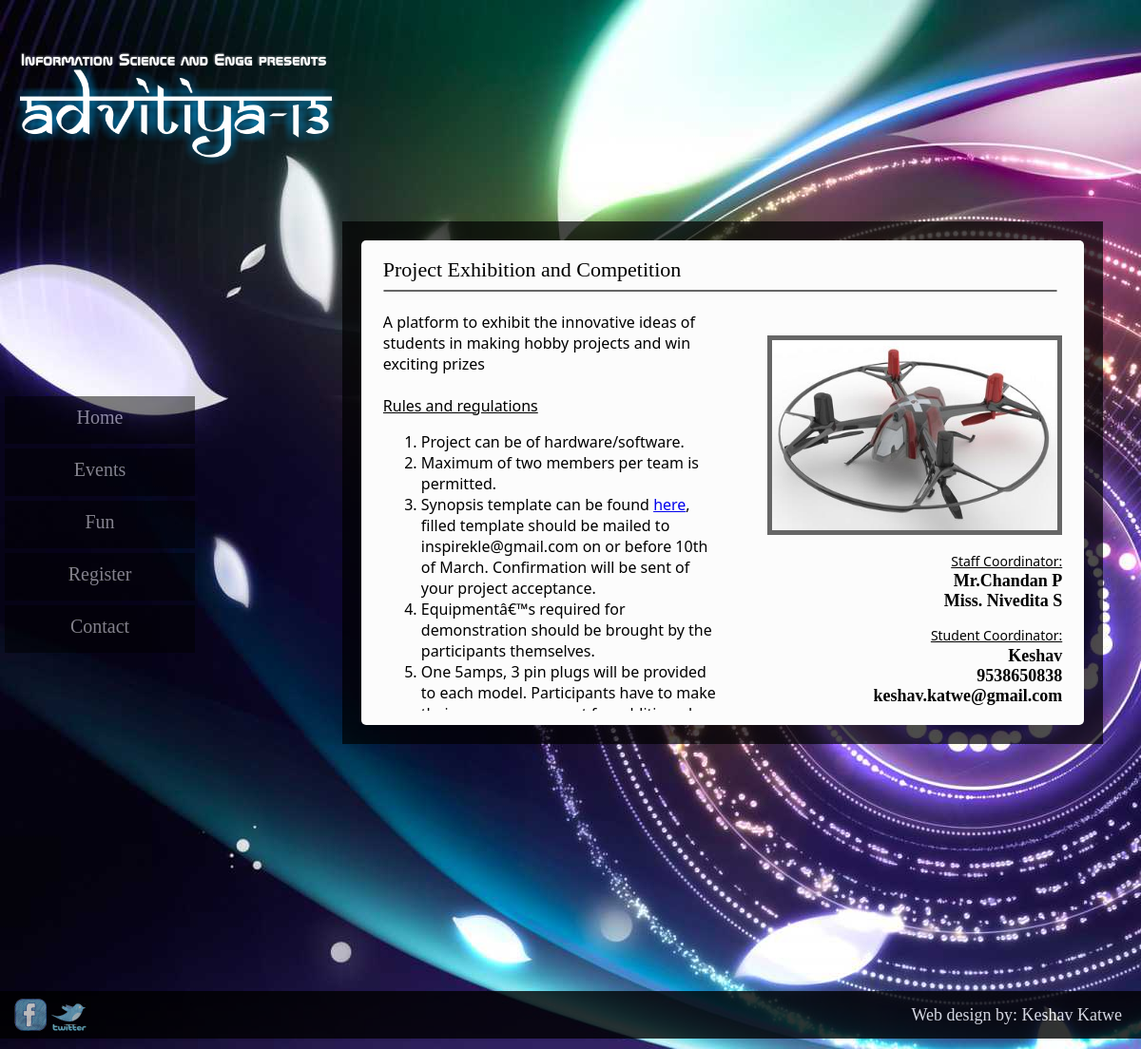
The page /each.php?id=1 on the database its author committed.
### tables this page shows
CREATE TABLE IF NOT EXISTS `events` (
  `id` int(11) NOT NULL AUTO_INCREMENT,
  `title` varchar(200) NOT NULL,
  `subtitle` mediumtext NOT NULL,
  `rules` longtext NOT NULL,
  `event` varchar(200) NOT NULL,
  `sor` mediumtext NOT NULL,
  `cor` mediumtext NOT NULL,
  PRIMARY KEY (`id`)
);

### each.php (the view, shortened to what this page needs)
<?php include("header.php")?>
<?php include("sidenav.php")?>
<?php
$id=$_GET['id'];
$result = mysql_query("SELECT * FROM events where id=$id");
$row = mysql_fetch_array($result);
$title=$row['title'];
$subtitle=$row['subtitle'];
$rules=$row['rules'];
$sor=$row['sor'];
$cor=$row['cor'];
?>
<div style="
top:9%;
	top:-webkit-calc(46% - 275px);
	top:-moz-calc(46% - 275px);
left:30%;
position:fixed;
width:800px;
height:550px;
background: rgba(0, 0, 0, 0.7);
">
<div style="margin:20px;background:#FCFCFC;position:absolute;
height:510px;
width:760px;
border-radius:5px;
overflow:auto">
<br/>
<div class="protitle"><?php echo $title; ?></div>
<hr style="position:absolute;width:93%;left:3%;
border:#666 solid 1px;
border-radius:5px;">
<div class="prodesp">
<?php echo $subtitle; ?>
<br/><br/>
<u>Rules and regulations</u>
<?php echo $rules; ?>
</div>
<img src="evepics/<?php echo $row['id'];?>.jpg" style="
position:absolute;
right:3%;
top:100px;
border:#666 solid 5px;"
height="200"
width="300">
<div class="titlecoordi" style="bottom:163px;">Staff Coordinator:</div>
<div class="coordi" style="bottom:120px;"><?php echo $sor; ?></div>
<div class="titlecoordi">Student Coordinator:</div>
<div class="coordi"><?php
echo $cor;
?></div>
</div>
</div>
<?php include("footer.php")?>

### style.css (style rules this page uses)
body { margin:0px; padding:0px; background:url(images/original.jpg); background-repeat:no-repeat; }
div.protitle { text-indent:3%; font-family:Segoe UI Semibold; font-size:22px; }
div.prodesp { position:absolute; top:75px; left:3%; width:350px; font-family:Segoe UI; height:420px; overflow:auto; }
div.titlecoordi { font-size:14px; position:absolute; bottom:85px; right:3%; font-family:Segoe UI; text-decoration:underline; }
div.coordi { position:absolute; bottom:20px; right:3%; font-family:calibri; text-align:right; font-size:18px; font-weight:bold; }

### rows shown on the page
events: title "Project Exhibition and Competition", subtitle "A platform to exhibit the innovative ideas of students in making hobby projects and win exciting prizes", rules "Project can be of hardware/software. Maximum of two members per team is permitted. Synopsis template can be found here , filled template should be mailed to inspirekle@gmail.com on or before 10th of March. Confirmation will be sent of your project acceptance. Equipmentâ€™s required for demonstration should be brought by the participants themselves. One 5amps, 3 pin plugs will be provided to each model. Participants have to make…", sor "Mr.Chandan P Miss. Nivedita S", cor "Keshav 9538650838 keshav.katwe@gmail.com"
